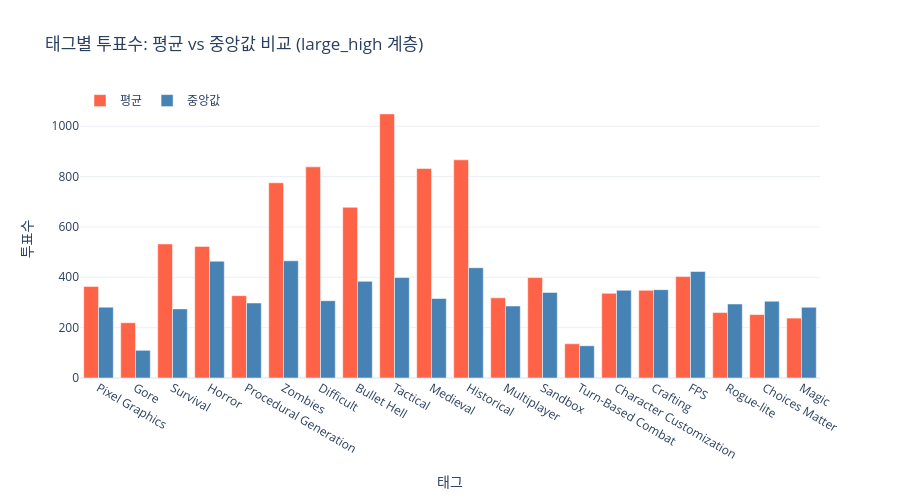

This figure's notebook cell:
### Code cell
# large_high 계층 상위 태그들의 투표수 분포 확인 (중앙값 vs 평균 판단용)
top_tags = final_comp_median['tag'].tolist()

dist_rows = []
for tag in top_tags:
    votes = [v for tags in df[df['stratum'] == 'large_high']['tags_dict']
             for t, v in tags.items() if t == tag]
    if votes:
        dist_rows.append({
            'tag': tag,
            'mean': round(np.mean(votes), 1),
            'median': round(np.median(votes), 1),
            'skew': round(pd.Series(votes).skew(), 2),
            'max': max(votes),
            'n': len(votes)
        })

dist_df = pd.DataFrame(dist_rows).sort_values('skew', ascending=False)

fig_dist = go.Figure()
fig_dist.add_trace(go.Bar(name='평균', x=dist_df['tag'], y=dist_df['mean'], marker_color='tomato'))
fig_dist.add_trace(go.Bar(name='중앙값', x=dist_df['tag'], y=dist_df['median'], marker_color='steelblue'))
fig_dist.update_layout(
    barmode='group',
    title='태그별 투표수: 평균 vs 중앙값 비교 (large_high 계층)',
    xaxis_title='태그',
    yaxis_title='투표수',
    height=500,
    template='plotly_white',
    legend=dict(orientation='h', y=1.05)
)
fig_dist.show()

print("태그별 투표수 분포 요약 (skew > 1 이면 우편향 → 중앙값 사용이 적절)")
print(dist_df[['tag', 'n', 'mean', 'median', 'skew', 'max']].to_string(index=False))

### Figure 1 — Plotly figure (JSON) as saved in the notebook; plotly's stock layout.template omitted (floating-point values rounded to 4 significant figures)
{"data": [{"marker": {"color": "tomato"}, "name": "평균", "type": "bar", "x": ["Pixel Graphics", "Gore", "Survival", "Horror", "Procedural Generation", "Zombies", "Difficult", "Bullet Hell", "Tactical", "Medieval", "Historical", "Multiplayer", "Sandbox", "Turn-Based Combat", "Character Customization", "Crafting", "FPS", "Rogue-lite", "Choices Matter", "Magic"], "y": [363.6, 219.6, 532.5, 522.7, 327.0, 775.5, 838.7, 678.0, 1049.0, 832.3, 866.7, 318.4, 398.9, 136.0, 336.5, 348.2, 402.8, 260.1, 252.0, 238.0]}, {"marker": {"color": "steelblue"}, "name": "중앙값", "type": "bar", "x": ["Pixel Graphics", "Gore", "Survival", "Horror", "Procedural Generation", "Zombies", "Difficult", "Bullet Hell", "Tactical", "Medieval", "Historical", "Multiplayer", "Sandbox", "Turn-Based Combat", "Character Customization", "Crafting", "FPS", "Rogue-lite", "Choices Matter", "Magic"], "y": [281.5, 110.0, 274.5, 464.0, 298.0, 465.5, 307.0, 384.0, 399.0, 316.0, 438.0, 286.0, 340.0, 128.0, 348.5, 351.0, 423.0, 294.0, 305.0, 281.0]}], "layout": {"barmode": "group", "height": 500, "legend": {"orientation": "h", "y": 1.05}, "title": {"text": "태그별 투표수: 평균 vs 중앙값 비교 (large_high 계층)"}, "xaxis": {"title": {"text": "태그"}}, "yaxis": {"title": {"text": "투표수"}}}}
